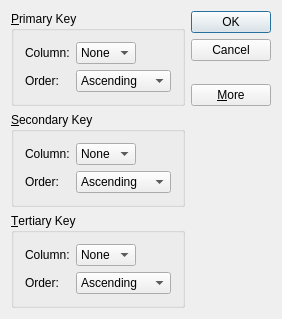
<?xml version="1.0" encoding="UTF-8"?>
<ui version="4.0">
 <class>Dialog</class>
 <widget class="QDialog" name="Dialog">
  <property name="geometry">
   <rect>
    <x>0</x>
    <y>0</y>
    <width>256</width>
    <height>295</height>
   </rect>
  </property>
  <property name="minimumSize">
   <size>
    <width>0</width>
    <height>0</height>
   </size>
  </property>
  <property name="windowTitle">
   <string>Dialog</string>
  </property>
  <layout class="QGridLayout" name="gridLayout">
   <item row="0" column="0">
    <widget class="QGroupBox" name="primaryGroupBox">
     <property name="title">
      <string>&amp;Primary Key</string>
     </property>
     <layout class="QGridLayout" name="gridLayout_2">
      <item row="0" column="0">
       <widget class="QLabel" name="label">
        <property name="text">
         <string>Column:</string>
        </property>
       </widget>
      </item>
      <item row="0" column="1">
       <widget class="QComboBox" name="comboBox">
        <item>
         <property name="text">
          <string>None</string>
         </property>
        </item>
       </widget>
      </item>
      <item row="0" column="2">
       <spacer name="horizontalSpacer">
        <property name="orientation">
         <enum>Qt::Horizontal</enum>
        </property>
        <property name="sizeHint" stdset="0">
         <size>
          <width>81</width>
          <height>20</height>
         </size>
        </property>
       </spacer>
      </item>
      <item row="1" column="0">
       <widget class="QLabel" name="label_2">
        <property name="text">
         <string>Order:</string>
        </property>
       </widget>
      </item>
      <item row="1" column="1" colspan="2">
       <widget class="QComboBox" name="comboBox_2">
        <item>
         <property name="text">
          <string>Ascending</string>
         </property>
        </item>
        <item>
         <property name="text">
          <string>Descending</string>
         </property>
        </item>
       </widget>
      </item>
     </layout>
    </widget>
   </item>
   <item row="0" column="1" rowspan="2">
    <layout class="QVBoxLayout" name="verticalLayout">
     <item>
      <widget class="QPushButton" name="okButton">
       <property name="text">
        <string>OK</string>
       </property>
      </widget>
     </item>
     <item>
      <widget class="QPushButton" name="cancelButton">
       <property name="text">
        <string>Cancel</string>
       </property>
      </widget>
     </item>
     <item>
      <spacer name="verticalSpacer_2">
       <property name="orientation">
        <enum>Qt::Vertical</enum>
       </property>
       <property name="sizeHint" stdset="0">
        <size>
         <width>20</width>
         <height>40</height>
        </size>
       </property>
      </spacer>
     </item>
     <item>
      <widget class="QPushButton" name="moreButton">
       <property name="text">
        <string>&amp;More</string>
       </property>
       <property name="checkable">
        <bool>true</bool>
       </property>
       <property name="checked">
        <bool>false</bool>
       </property>
      </widget>
     </item>
    </layout>
   </item>
   <item row="2" column="0">
    <widget class="QGroupBox" name="secondaryGroupBox">
     <property name="title">
      <string>&amp;Secondary Key</string>
     </property>
     <layout class="QGridLayout" name="gridLayout_3">
      <item row="0" column="0">
       <widget class="QLabel" name="label_3">
        <property name="text">
         <string>Column:</string>
        </property>
       </widget>
      </item>
      <item row="0" column="1">
       <widget class="QComboBox" name="comboBox_3">
        <item>
         <property name="text">
          <string>None</string>
         </property>
        </item>
       </widget>
      </item>
      <item row="0" column="2">
       <spacer name="horizontalSpacer_2">
        <property name="orientation">
         <enum>Qt::Horizontal</enum>
        </property>
        <property name="sizeHint" stdset="0">
         <size>
          <width>40</width>
          <height>20</height>
         </size>
        </property>
       </spacer>
      </item>
      <item row="1" column="0">
       <widget class="QLabel" name="label_4">
        <property name="text">
         <string>Order:</string>
        </property>
       </widget>
      </item>
      <item row="1" column="1" colspan="2">
       <widget class="QComboBox" name="comboBox_4">
        <item>
         <property name="text">
          <string>Ascending</string>
         </property>
        </item>
        <item>
         <property name="text">
          <string>Descending</string>
         </property>
        </item>
       </widget>
      </item>
     </layout>
    </widget>
   </item>
   <item row="3" column="0">
    <widget class="QGroupBox" name="TertiaryGroupBox">
     <property name="title">
      <string>&amp;Tertiary Key</string>
     </property>
     <layout class="QGridLayout" name="gridLayout_4">
      <item row="0" column="0">
       <widget class="QLabel" name="label_5">
        <property name="text">
         <string>Column:</string>
        </property>
       </widget>
      </item>
      <item row="0" column="1">
       <widget class="QComboBox" name="comboBox_5">
        <item>
         <property name="text">
          <string>None</string>
         </property>
        </item>
       </widget>
      </item>
      <item row="0" column="2">
       <spacer name="horizontalSpacer_3">
        <property name="orientation">
         <enum>Qt::Horizontal</enum>
        </property>
        <property name="sizeHint" stdset="0">
         <size>
          <width>40</width>
          <height>20</height>
         </size>
        </property>
       </spacer>
      </item>
      <item row="1" column="0">
       <widget class="QLabel" name="label_6">
        <property name="text">
         <string>Order:</string>
        </property>
       </widget>
      </item>
      <item row="1" column="1" colspan="2">
       <widget class="QComboBox" name="comboBox_6">
        <item>
         <property name="text">
          <string>Ascending</string>
         </property>
        </item>
        <item>
         <property name="text">
          <string>Descending</string>
         </property>
        </item>
       </widget>
      </item>
     </layout>
    </widget>
   </item>
   <item row="1" column="0">
    <spacer name="verticalSpacer">
     <property name="orientation">
      <enum>Qt::Vertical</enum>
     </property>
     <property name="sizeHint" stdset="0">
      <size>
       <width>20</width>
       <height>0</height>
      </size>
     </property>
    </spacer>
   </item>
  </layout>
 </widget>
 <layoutdefault spacing="6" margin="11"/>
 <tabstops>
  <tabstop>comboBox</tabstop>
  <tabstop>comboBox_2</tabstop>
  <tabstop>comboBox_3</tabstop>
  <tabstop>comboBox_4</tabstop>
  <tabstop>comboBox_5</tabstop>
  <tabstop>comboBox_6</tabstop>
  <tabstop>okButton</tabstop>
  <tabstop>cancelButton</tabstop>
  <tabstop>moreButton</tabstop>
 </tabstops>
 <resources/>
 <connections>
  <connection>
   <sender>okButton</sender>
   <signal>clicked()</signal>
   <receiver>Dialog</receiver>
   <slot>accept()</slot>
   <hints>
    <hint type="sourcelabel">
     <x>260</x>
     <y>27</y>
    </hint>
    <hint type="destinationlabel">
     <x>53</x>
     <y>102</y>
    </hint>
   </hints>
  </connection>
  <connection>
   <sender>cancelButton</sender>
   <signal>clicked()</signal>
   <receiver>Dialog</receiver>
   <slot>reject()</slot>
   <hints>
    <hint type="sourcelabel">
     <x>273</x>
     <y>55</y>
    </hint>
    <hint type="destinationlabel">
     <x>87</x>
     <y>119</y>
    </hint>
   </hints>
  </connection>
  <connection>
   <sender>moreButton</sender>
   <signal>clicked(bool)</signal>
   <receiver>secondaryGroupBox</receiver>
   <slot>setVisible(bool)</slot>
   <hints>
    <hint type="sourcelabel">
     <x>253</x>
     <y>141</y>
    </hint>
    <hint type="destinationlabel">
     <x>164</x>
     <y>192</y>
    </hint>
   </hints>
  </connection>
  <connection>
   <sender>moreButton</sender>
   <signal>clicked(bool)</signal>
   <receiver>TertiaryGroupBox</receiver>
   <slot>setVisible(bool)</slot>
   <hints>
    <hint type="sourcelabel">
     <x>273</x>
     <y>139</y>
    </hint>
    <hint type="destinationlabel">
     <x>187</x>
     <y>279</y>
    </hint>
   </hints>
  </connection>
 </connections>
</ui>
